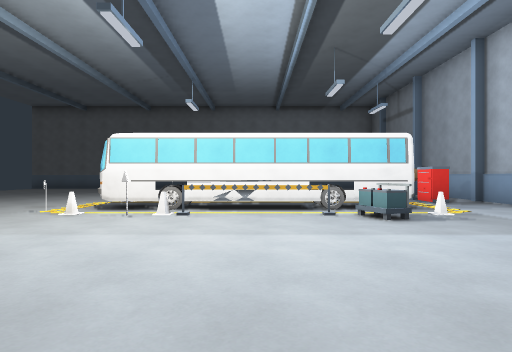
[1] (above)

16 first-person views from a walk through a Godot game level. The camera is 1.2 m above the floor, looks level and sees 75° across. The floor is counted in squares, 2 m on a side. Each view is taken from the middle of a square. On the plan, view 1 faces up. The plan holds only what a view shows up to about 10 squares ahead; the rest is blank.

[2]
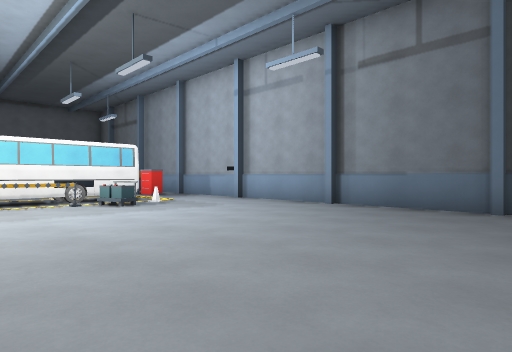

[3]
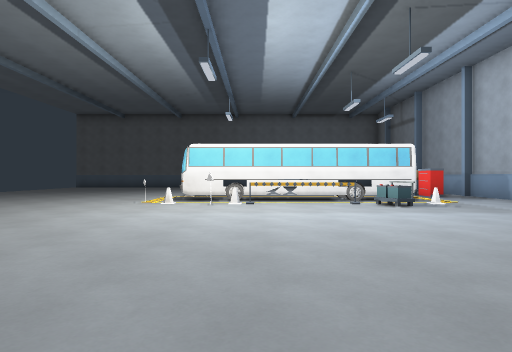

[4]
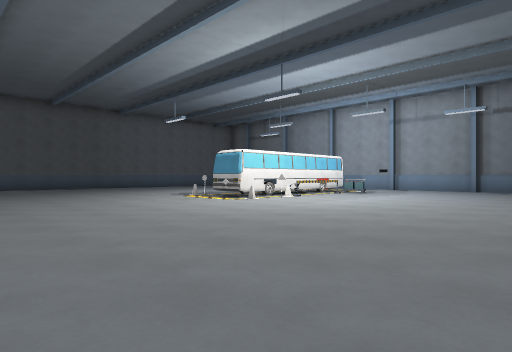

[5]
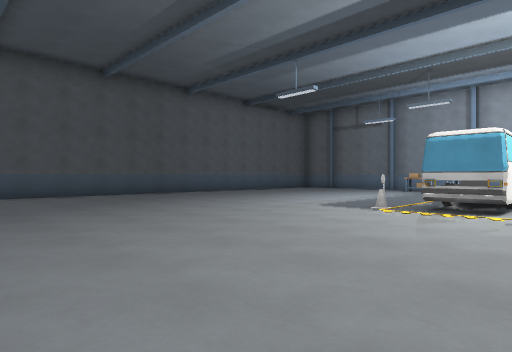

[6]
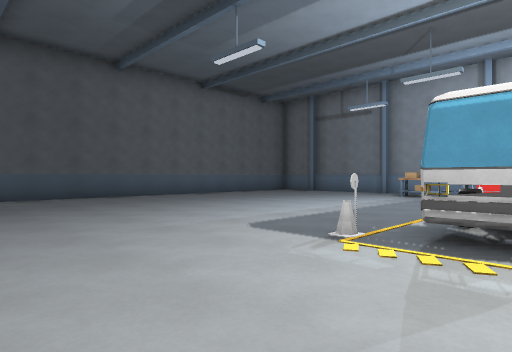

[7]
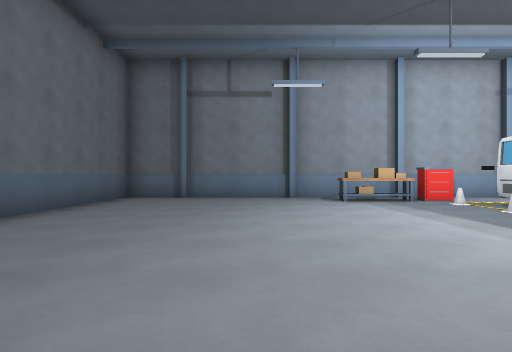

[8]
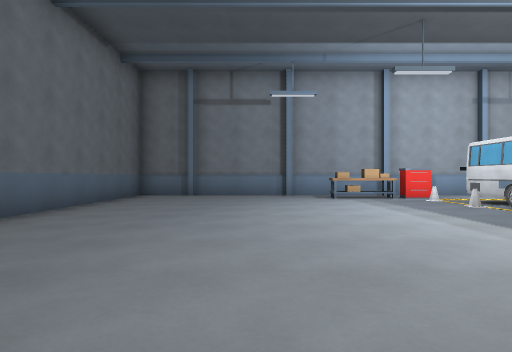

[9]
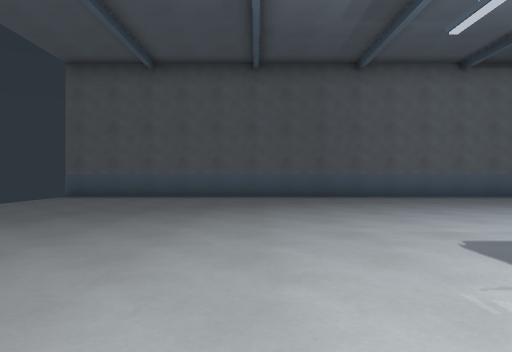

[10]
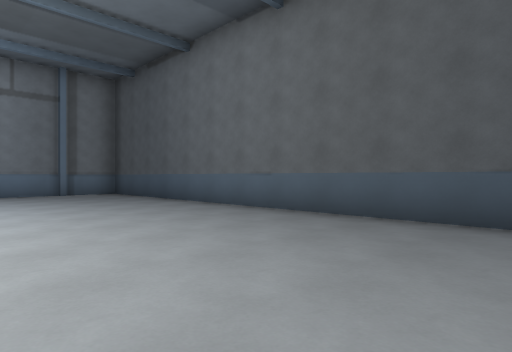

[11]
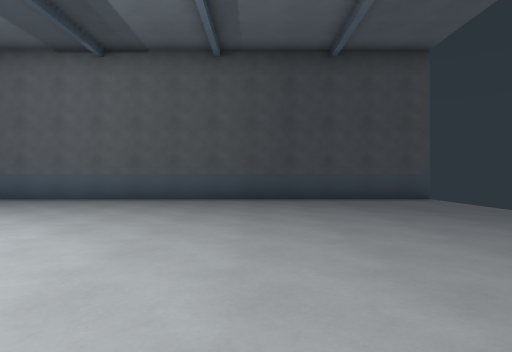

[12]
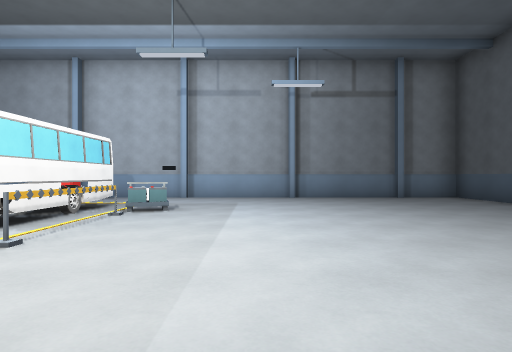

[13]
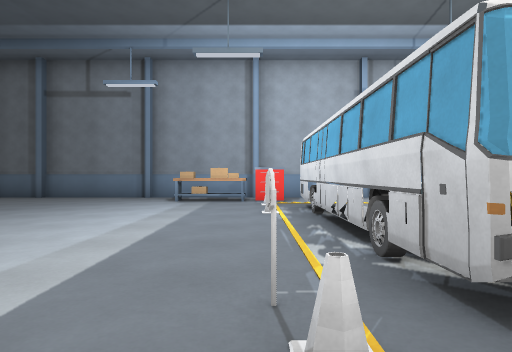

[14]
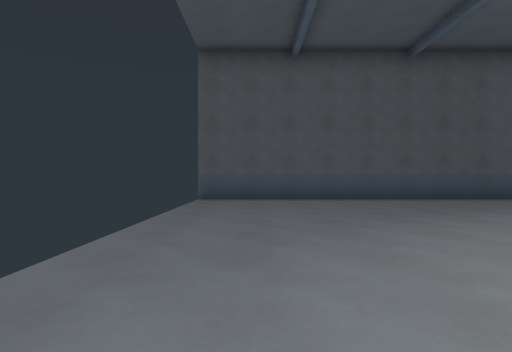

[15]
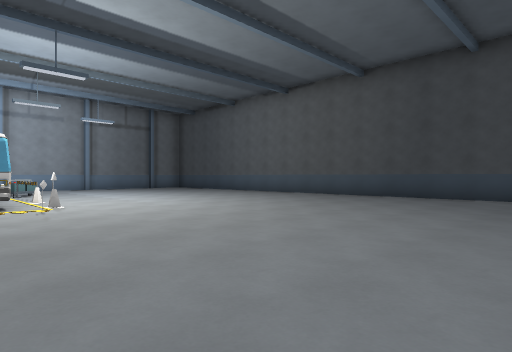

[16]
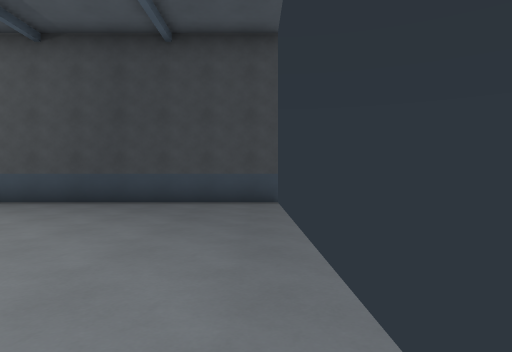

### Floor plan
Key: @ floor where view 1 was taken; # wall or solid block; . floor; = window, fence, low wall or low ledge; B bench; C cone; P pillar; U bus; S sign; O other object.
Columns run from 11 left of view 1 to 6 right of it. Each row starts with its distance up from view 1.
 16 ##################
 15  ................#
 14  ...............P#
 13  ................#
 12  ................#
 11  ...............P#
 10  ..............B.#
  9  ..............B.#
  8  .......CS..C.C#P#
  7  ........###U#...#
  6  ......OU#####...#
  5  .......COC..=C.P#
  4  ................#
  3  ................#
  2  ...............P#
  1  ................#
  0  ..........@.....#
 -1  ...............P#
 -2  ................#
 -3 ##################

Positions as (right, up) in squares from view 1, and headings:
1: (0, 0), facing up
2: (-1, -2), facing up-right
3: (-1, -2), facing up
4: (-9, -1), facing up-right
5: (-9, 5), facing up-right
6: (-6, 6), facing up-right
7: (-4, 12), facing right
8: (-5, 12), facing right
9: (-5, 6), facing up
10: (-6, 2), facing down-right
11: (-6, 6), facing down
12: (-4, 3), facing right
13: (-4, 8), facing right
14: (-9, 7), facing up
15: (-10, 7), facing down-right
16: (-10, 5), facing down
